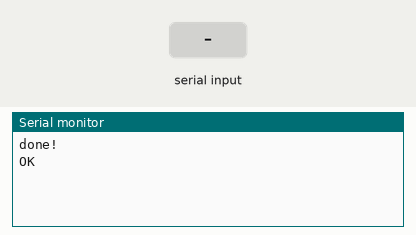
Recording of a sketch running on a simulated Arduino Uno, built with avr-gcc and run on an emulated ATmega328P. Parts: the last lines printed to the serial monitor. The inputs (shaded band) are chosen by the test bench. The modem accepts every AT command (registered, SIM ready, sends succeed) and sends nothing else.

Above: at 2.2 s.
2.3 s: "s" received over Serial
At 3.5 s:
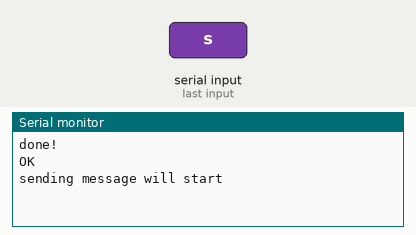
3.8 s: "s" received over the second serial link
6.8 s: "r" received over Serial
At 7.6 s:
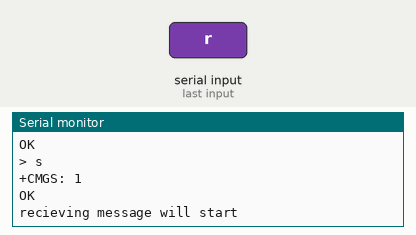
9.3 s: "r" received over the second serial link
At 10.0 s:
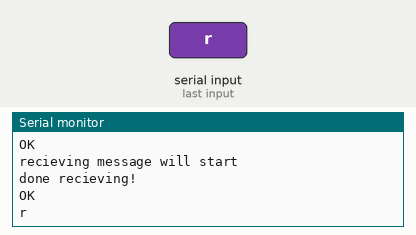
10.8 s: "c" received over Serial
At 11.2 s:
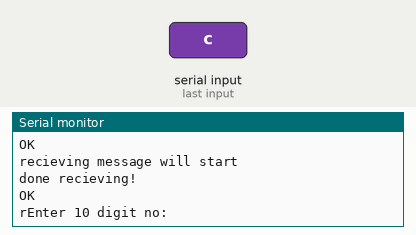

The sketch:

operating-gsm-module.ino
```cpp
#include<SoftwareSerial.h>

//define our serial Communication
SoftwareSerial mySerial(7,8); // 9 is RX, 11 is TX

void setup() {
    Serial.begin(9600);
    // setup baud rate for GSM
    mySerial.begin(9600);
    mySerial.println("AT");
    // setup baud rate for Arduino-PC

    Serial.println("done!");
    delay(1000);
}

void loop() {
    if (Serial.available()) {
        switch(Serial.read()) {
            case 's':
                Serial.write("sending message will start\n");
                SendMessage("Hey! Myself coming from GSM module");
                Serial.write("sending message done!\n");
                break;
            case 'r':
                Serial.write("recieving message will start\n");
                RecieveMessage();
                Serial.write("done recieving!\n");
                break;
            case 'c':
                call();
                break;
        }
    }

    if (mySerial.available()) {
        Serial.write(mySerial.read());
    }
}

void SendMessage(String message) {
    // set message format in text mode
    mySerial.println("AT+CMGF=1");

    delay(1000);

    // set reciever's mobile no.
    mySerial.println("AT+CMGS=\"+918758536303\"\r");

    delay(1000);

    // set the message
    mySerial.println(message);

    delay(1000);

    // ASCII code  for Ctrl+Z
    mySerial.println((char)26);

    delay(1000);
}

void  RecieveMessage() {
    // AT command to receive message
    mySerial.println("AT+CNMI=2,2,0,0,0");
    delay(1000);
}

void call() {
    Serial.println("Enter 10 digit no: ");

    String number = "";
    char myChar;

    for (int i=0; i<10; i++) {
      while (!Serial.available());

      myChar = (byte) Serial.read();

      number = number + myChar;
    }

    Serial.println("Calling on " + number);

    // AT command to call onn given number
    mySerial.println("ATD" + number + ";\r\n");
}
```

Measured:
- after the input at 2.3 s, the serial monitor: prints a new line at once (image 1)
- after the input at 6.8 s, the serial monitor: prints a new line at once (image 2)
- after the input at 9.3 s, the serial monitor: prints a new line at once (image 3)
- after the input at 10.8 s, the serial monitor: prints a new line at once (image 4)
